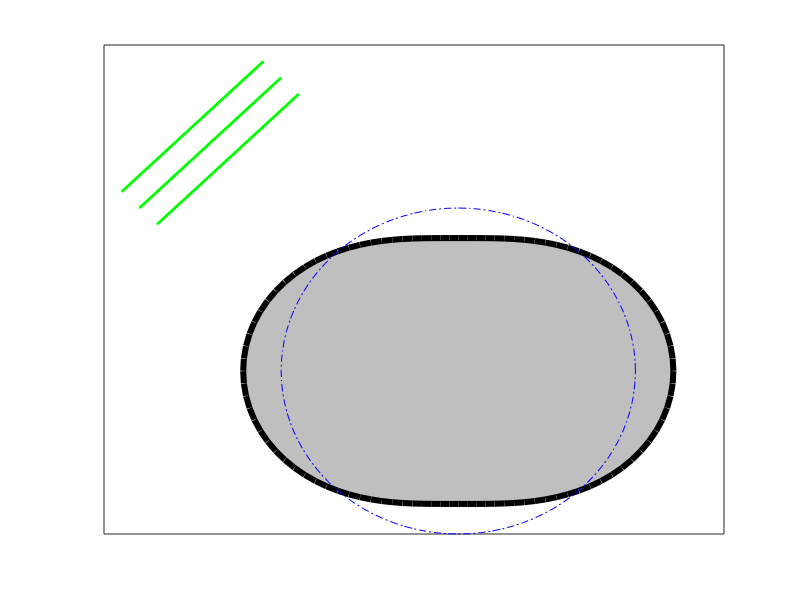

Write MATLAB code to recreate this figure. (Note: this script raises an error after producing the figure.)
clear all; close all;

PlotNum = 2;

plot_gbar = 1;
plot_ab = 0;

N = 100;
% Eps = 0.3;
Eps = 0.2;

gbar = 1.0;
b = 2.0;
c = 0.5;

dth = 2*pi/N;

th = [0:dth:2*pi];

if(PlotNum==1)
  rg = gbar + Eps*exp(cos(th));
elseif(PlotNum==2)
  rg = gbar + Eps*cos(2*th);
elseif(PlotNum==3)
  rg = gbar + Eps*cos(4*th);
else
  rg = gbar + 0*th;
end

xxgbar = gbar.*cos(th);
yygbar = gbar.*sin(th);

xxg = rg.*cos(th);
yyg = rg.*sin(th);

xxb = b.*cos(th);
yyb = b.*sin(th);

xxc = c.*cos(th);
yyc = c.*sin(th);


L = b + Eps;

plot(xxg,yyg,'k-','LineWidth',8);
hold on;
%fill(xxa,yya,'blue');
fill(xxg,yyg,[192.0/256.0 192.0/256.0 192.0/256.0]);
hold on;
if(plot_gbar==1)
  plot(xxgbar,yygbar,'b-.');
  hold on;
end


set(gca,'xtick',[]);
set(gca,'ytick',[]);

aa = 1.4;
M = 0.4;

WaveColor = 'Green';

a = aa - 0.1; x = [-a-M;-a+M]; y = [a-M;a+M];
  line(x,y,'LineWidth',2,'Color',WaveColor);
a = aa; x = [-a-M;-a+M]; y = [a-M;a+M];
  line(x,y,'LineWidth',2,'Color',WaveColor);
a = aa + 0.1; x = [-a-M;-a+M]; y = [a-M;a+M];
  line(x,y,'LineWidth',2,'Color',WaveColor);

hold on;
a = aa; start = [-a-M;a+M]; stop = [-a+M;a-M];
  arrow(start,stop,6.0,WaveColor);
hold on;

text(stop(1),start(2)+.2,'$(\alpha,-\gamma^u)$',...
    'interpreter','latex','FontSize',24);

axis equal;
axis([-L L -L L]);

text(-0.2,0,'$S^w$','interpreter','latex','FontSize',40);
text(-1.2,-1.2,'$S^u$','interpreter','latex','FontSize',40);
text(1.4,0,'$\Gamma$','interpreter','latex','FontSize',40);


% text(0.8,-0.6,'$\leftarrow r = \bar{g}$','Color','blue','interpreter','latex','FontSize',20);
% text(0.25,1.1,'$\leftarrow r = \bar{g} +g$','interpreter','latex','FontSize',20);

% text(1.5,1.7,'$S^o$','color','r','interpreter','latex','FontSize',40);
% text(-0.2,0,'$S_i$','color','m','interpreter','latex','FontSize',40);

if(plot_ab==1)
  plot(xxb,yyb,'r--');
  x1 = (b+0.2)*cos(pi/4);
  y1 = (b+0.2)*sin(pi/4);
  text(x1,y1,'$\mathcal{B}$','interpreter','latex','FontSize',40);
  x2 = (b+0.5)*cos(5*pi/4);
  y2 = (b+0.5)*sin(5*pi/4);
  text(x2,y2,'$\Omega$','interpreter','latex','FontSize',40);
end

% plot(xxb,yyb,'r--');
% text(-0.4,1.8,'$r=R^o$','Color','r','interpreter','latex','FontSize',24);

% plot(xxc,yyc,'m--');
% text(-0.4,0.6,'$r=R_i$','Color','m','interpreter','latex','FontSize',24);
% saveas(gca,'boplot0_bdry2','epsc');

% saveas(gca,'boplot0','epsc');
% saveas(gca,'boplotcos4','epsc');
saveas(gca,'boplotcos2','epsc');